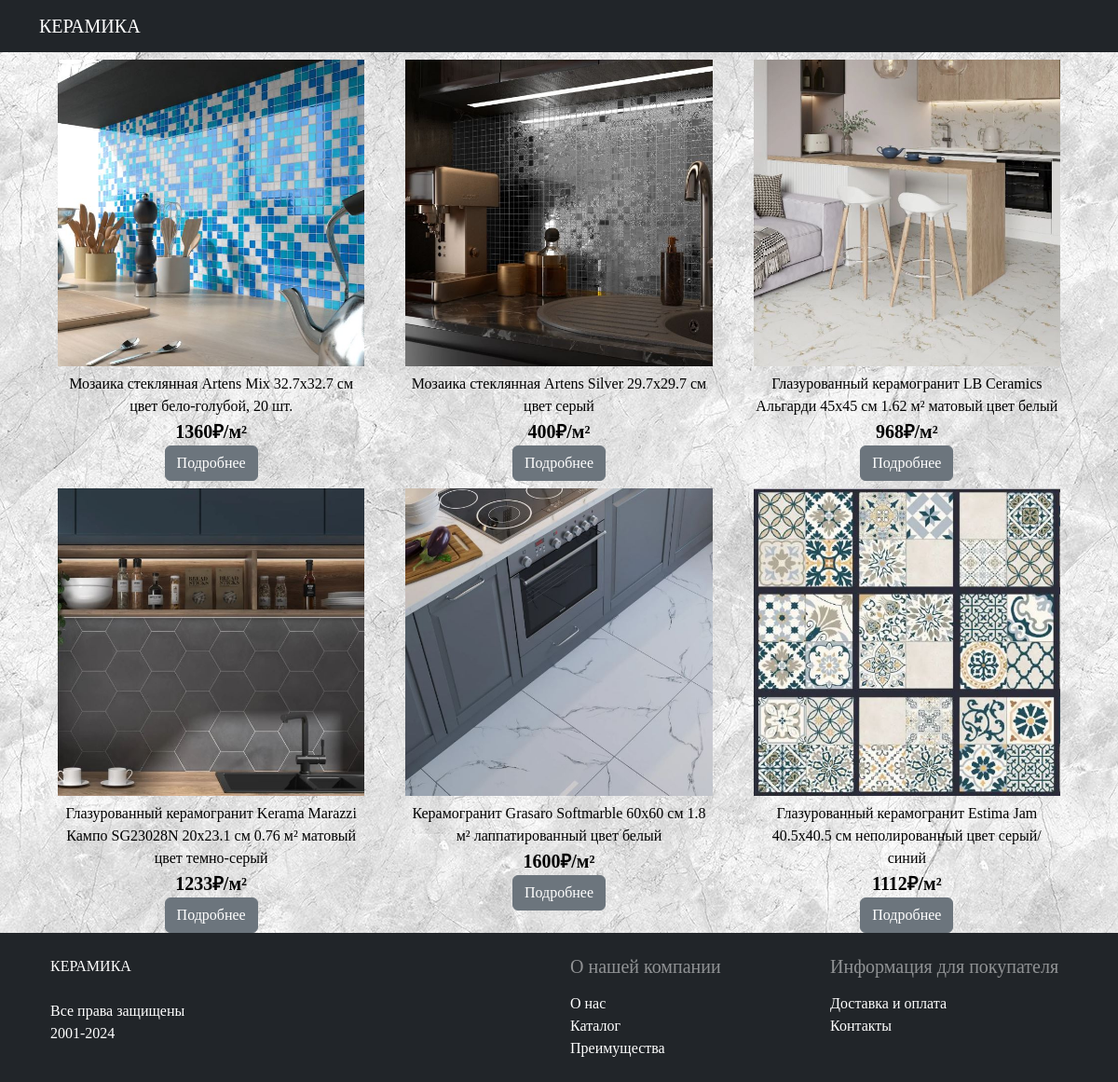
The app's page /products.php?id=3 with its own data.
### tables this page shows
CREATE TABLE `product` (
  `ID` int(11) NOT NULL,
  `Наименование` varchar(100) NOT NULL,
  `id_categories` int(11) NOT NULL,
  `Описание` varchar(5000) NOT NULL,
  `Цена` varchar(50) NOT NULL,
  `Страна производства` varchar(25) NOT NULL,
  `Ширина` int(11) DEFAULT NULL,
  `Длина` int(11) DEFAULT NULL,
  `Толщина` int(11) DEFAULT NULL,
  `Вес` varchar(20) DEFAULT NULL,
  `Фото главное` varchar(255) NOT NULL
);

### products.php (the view, shortened to what this page needs)
<!DOCTYPE html>
<html lang="en">
<head>
    <link href="https://cdn.jsdelivr.net/npm/bootstrap@5.3.1/dist/css/bootstrap.min.css" rel="stylesheet"
>
   <link rel="stylesheet" href="style.css">
   <link rel="stylesheet" href="https://cdnjs.cloudflare.com/ajax/libs/font-awesome/6.5.1/css/all.min.css">
</head>
<body>
<?include "header.php"?>
<div class="container text-center contan">
<div class="row justify-content-evenly">
<?php
if($_GET)
{
        $id = $_GET['id'];
        $db = dbconn();
            $query = $db->query("SELECT * FROM `product` WHERE `id_categories`='$id'");
            while($row=$query->fetch_assoc())
            { ?>
                <div class="box_list gy-2 ">
                <a href ="card.php?id=<?=$row['ID']?>" class="a_href" >
                <div class="scale"> <img src="<?=$row['Фото главное']?>" alt="" class="scale jpg_cat "></div>
                   <div > <?=$row['Наименование']?></div>
                    <div class="text_price"> <?=$row['Цена']?></div>
                <div class="btn btn-secondary">Подробнее</div></a>
    </div> <?
        }
    }
?>
</div>
</div>
<?include "footer.php"?>
</body>
</html>

### style.css (style rules this page uses)
body { background: url('/фото/фон2.jpg') ; font-family: Georgia, 'Times New Roman', Times, serif; }
.jpg_cat { width: 100%; object-fit: cover; aspect-ratio: 1/1; }
.box_list { width: 31%; }
.text_price { font-weight: 700; font-size: 20px; }
.scale { display: inline-block; overflow: hidden; }
.scale img { transition: 1s; display: block; }
.a_href { text-decoration: none; color: black; }
.contan { min-height: calc(100vh - 200px); }

### records on screen
product: Фото главное (picture), Наименование "Мозаика стеклянная Artens Mix 32.7x32.7 см цвет бело-голубой, 20 шт.", Цена "1360₽/м²"
product: Фото главное (picture), Наименование "Мозаика стеклянная Artens Silver 29.7x29.7 см цвет серый", Цена "400₽/м²"
product: Фото главное (picture), Наименование "Глазурованный керамогранит LB Ceramics Альгарди 45x45 см 1.62 м² матовый цвет белый", Цена "968₽/м²"
product: Фото главное (picture), Наименование "Глазурованный керамогранит Kerama Marazzi Кампо SG23028N 20x23.1 см 0.76 м² матовый цвет темно-серый", Цена "1233₽/м²"
product: Фото главное (picture), Наименование "Керамогранит Grasaro Softmarble 60x60 см 1.8 м² лаппатированный цвет белый", Цена "1600₽/м²"
product: Фото главное (picture), Наименование "Глазурованный керамогранит Estima Jam 40.5x40.5 см неполированный цвет серый/синий", Цена "1112₽/м²"
